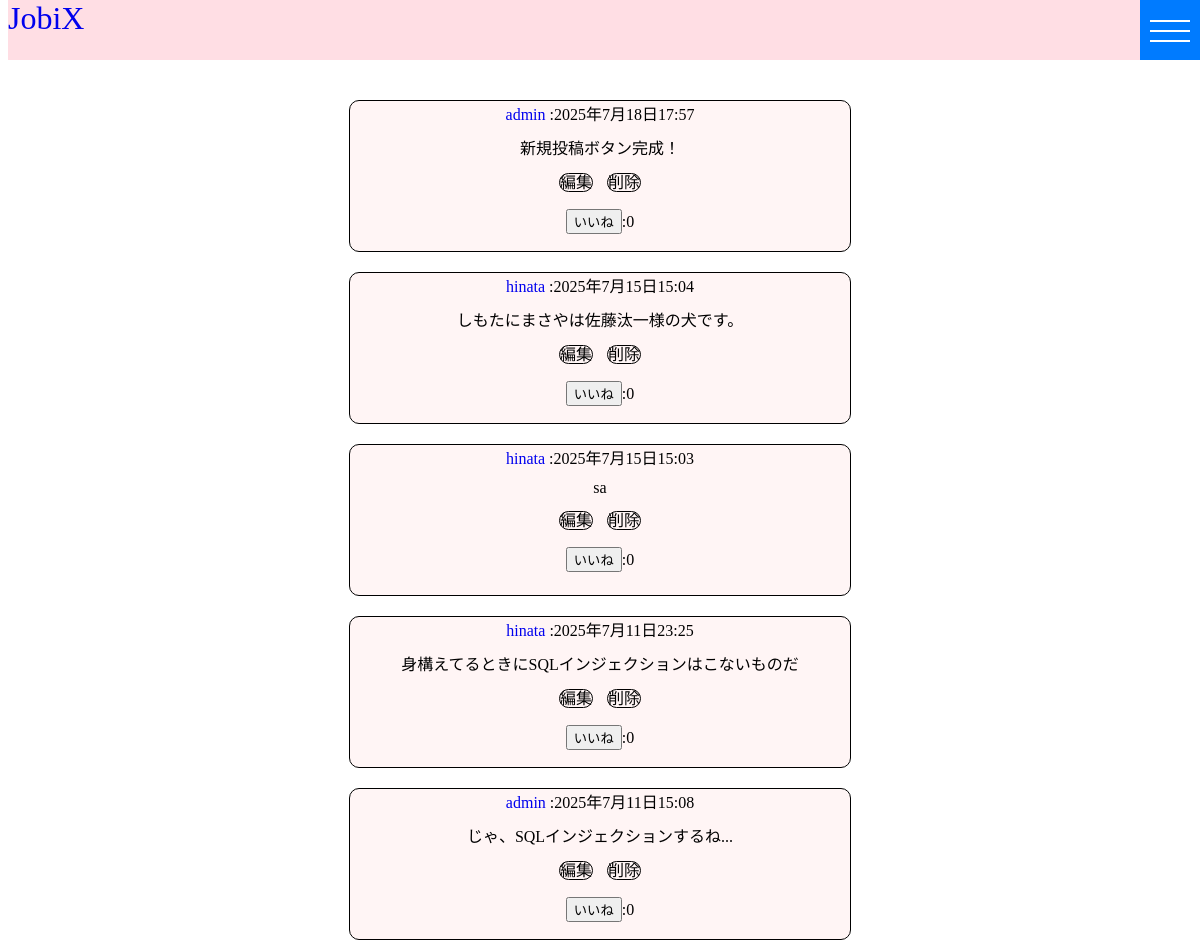
The app's page / (upper part), older data.
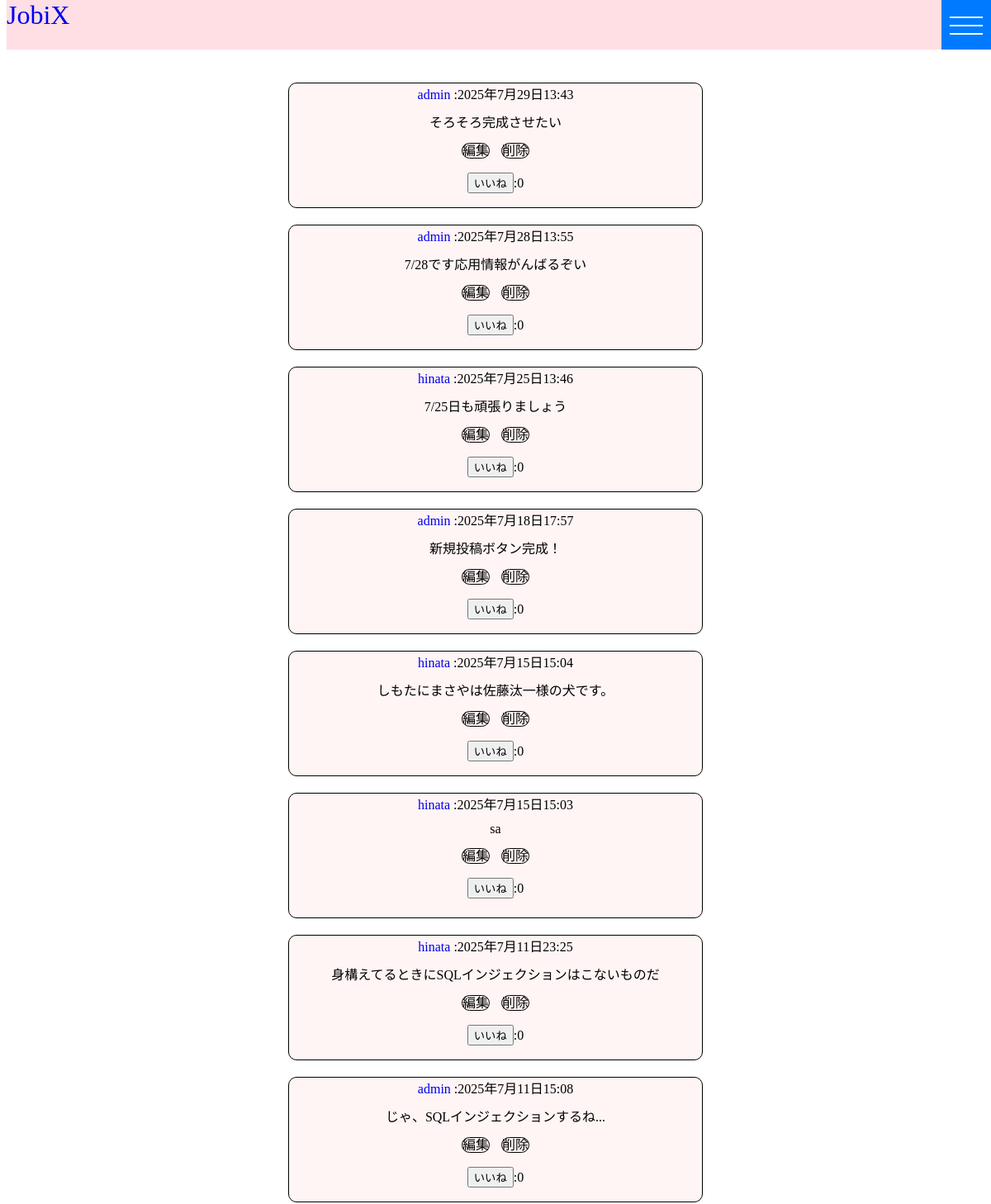
The same page, newer data.
### posts/models.py (models this page shows)
class Tweet(models.Model):
    author = models.ForeignKey(settings.AUTH_USER_MODEL, on_delete=models.CASCADE)
    content = models.CharField(max_length=140)
    created_at = models.DateTimeField(auto_now_add=True)

### accounts/models.py (models this page shows, shortened)
class CustomUser(AbstractUser):
  bio = models.TextField(blank=True)

### posts/views.py (the view, shortened to what this page needs)
class IndexView(View):
  def get(self, request):
    data_list = Tweet.objects.all().order_by('-created_at')
    for tweet in data_list:
      tweet.like_count = Like.objects.filter(tweet=tweet).count()
    return render(request, 'posts/index.html', {'data_list':data_list})

### templates/posts/index.html (shortened to what this page needs)
{% extends 'base.html' %}
{% block content %}
<div class="index">
  {% for data in data_list %}
  <div class="postCard">
    <div><a class='userName' href="{% url 'accounts:profile' data.author.username %}">{{ data.author.username }}</a> :{{ data.created_at }}</div>
    <div class='body'>{{ data.content }}</div>
    <div class="buttons">
      <a class='update' href="{% url 'posts:update' data.pk %}">編集</a>
      <a class='delete' href="{% url 'posts:delete' data.id %}">削除</a>
    </div>
    <form action="" method='post'>
      <p><button type='submit'>いいね</button>:{{ data.like_count }}</p>
    </form>
  </div>
  {% endfor %}
</div>
{% endblock %}

### templates/base.html (shortened to what this page needs)
{% load static %}
<!DOCTYPE html>
<html lang="ja">
<head>
  <link rel="stylesheet" href="https://unpkg.com/modern-css-reset/dist/reset.min.css">
  <link rel="stylesheet" href="{% static 'css/index.css' %}">
</head>
<body>
  <div class="header">
    <a class="jobX" href="{% url 'posts:index' %}">JobiX</a>
    <nav>
      <div class="btn">
        <i></i>
        <i></i>
        <i></i>
      </div>
  </div>
  <div class="main">
    {% block content %}
    {% endblock %}
  </div>
</body>
</html>

### static/css/index.css (style rules this page uses)
html { background-color: rgb(255, 255, 255); width: 100%; }
.main { text-align: center; }
.postCard { background-color: rgb(255, 245, 245); width: 500px; margin: 0 auto; margin-bottom: 20px; height: 150px; border-radius: 10px; border: solid 1px black; }
.index { margin-top: 100px; }
.index .userName { text-decoration: none; }
.btn { position: fixed; top: 0; right: 0; width: 60px; height: 60px; background-color: #007bff; z-index: 10; }
.btn i { position: absolute; left: 10px; width: 40px; height: 2px; background-color: white; transition: .5s; }
.btn i:nth-of-type(1) { top: 20px }
.btn i:nth-of-type(2) { top: 30px }
.btn i:nth-of-type(3) { top: 40px }
.index .body { margin-top: 10px; margin-bottom: 10px; }
.buttons .update, .delete { text-decoration: none; border: solid 1px black; border-radius: 10px; color: black; }
.buttons .update { margin-right: 5px; }
.buttons .delete { margin-left: 5px; }
.header { background-color: rgb(255, 222, 228); height: 60px; width: 100%; position: fixed; top: 0; }
.jobX { text-decoration: none; font-size: xx-large; }
.delete { margin-top: 100px; }

Row changes from the older to the newer data that the page shows:
added Tweet: author.username "admin", created_at "2025年7月29日13:43", content "そろそろ完成させたい", like_count "0"
added Tweet: author.username "admin", created_at "2025年7月28日13:55", content "7/28です応用情報がんばるぞい", like_count "0"
added Tweet: author.username "hinata", created_at "2025年7月25日13:46", content "7/25日も頑張りましょう", like_count "0"
